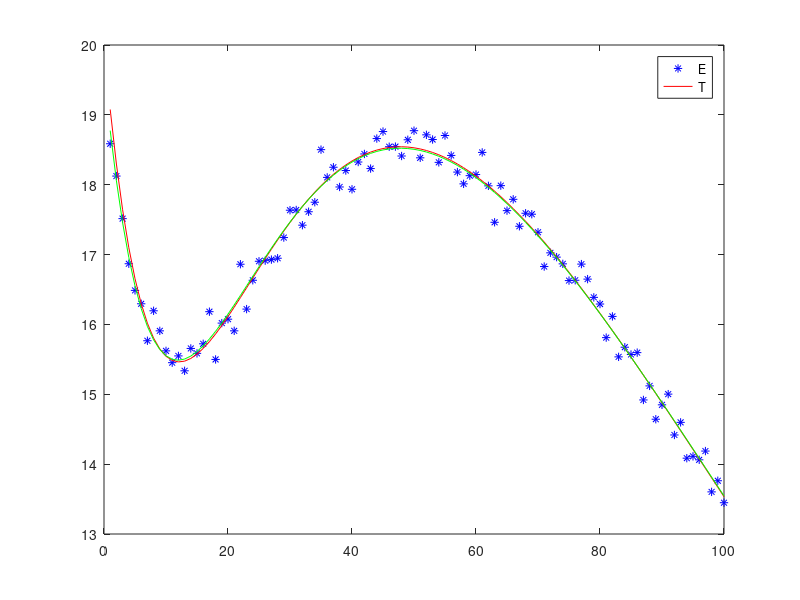

MATLAB code to generate this figure: (Note: this script raises an error after producing the figure.)
function [ ] = lm_sample_test( )
%UNTITLED2 Summary of this function goes here
%   Detailed explanation goes here
%
% Author : Soonhac Hong (sxhong1@ualr.edu)
% Date : 10/15/12

x_true = [20.0 10.0 1.0 50.0];  % true value of variable x
xdata = 1:1:100;
xinit = [5.0 2.0 0.2 10.0];
noise_sigma = 0.2;

y_fun = @(x,xdata)x(1)*exp(-xdata./x(2))+x(3)*xdata.*exp(-xdata./x(4));

ydata = y_fun(x_true,xdata) + noise_sigma * randn(size(xdata));  % noised ydata
y_true = y_fun(x_true,xdata);

options = optimset('Algorithm', 'levenberg-marquardt');
x = lsqcurvefit(y_fun, xinit, xdata, ydata, [], [], options)

y_estimation = y_fun(x, xdata);
plot(xdata,ydata,'b*',xdata,y_true,'r-', xdata, y_estimation,'g-');
legend('E','T');

%error = abs(x - x_true);
y_rms_error = rms_error(ydata, y_estimation)
end

